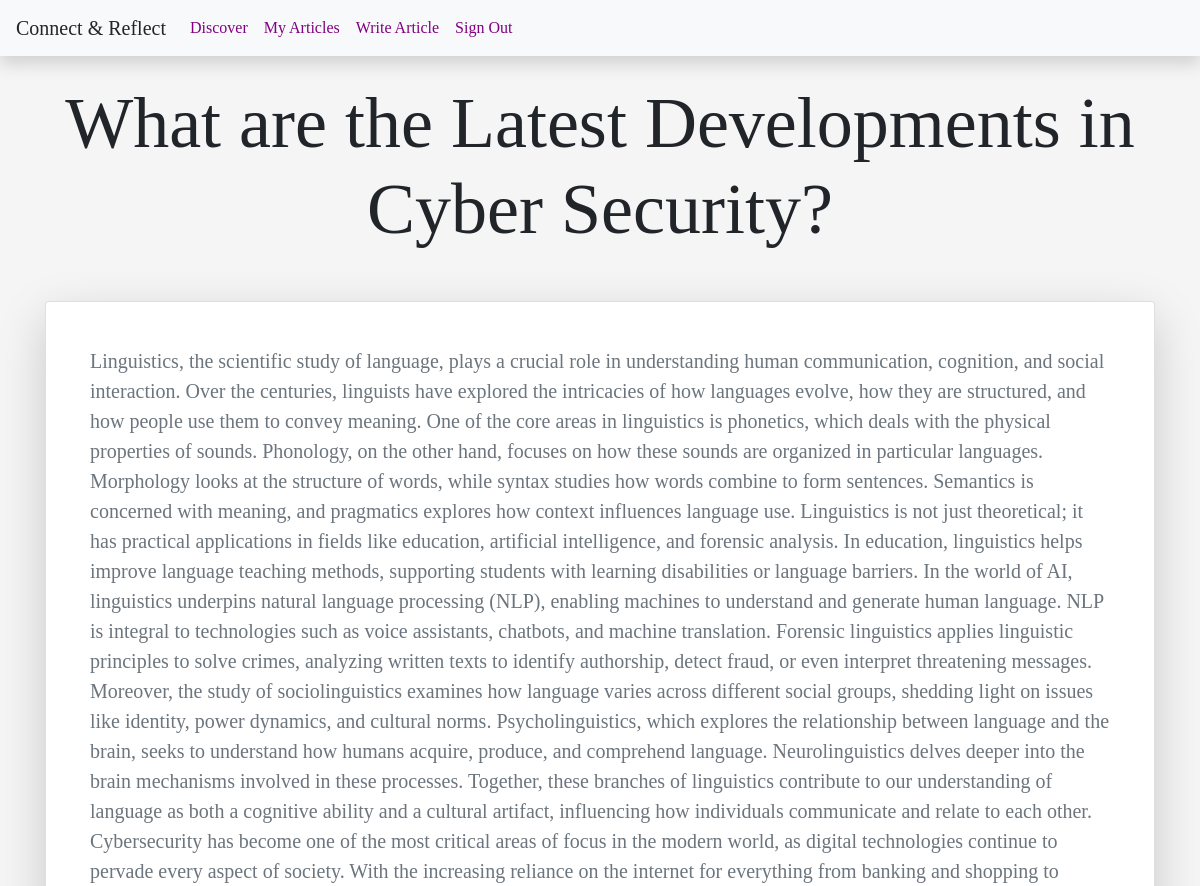
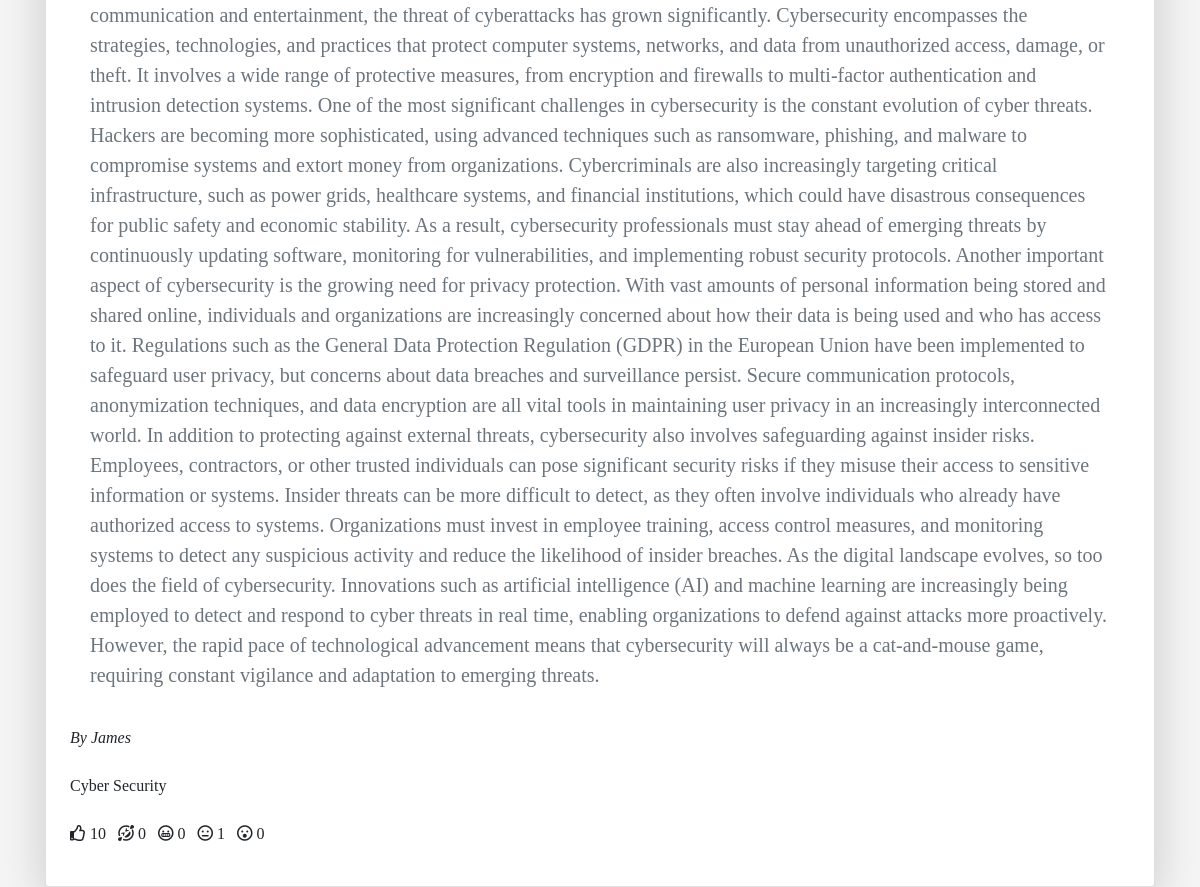
The page /view/3 (signed in) on the database its author committed (2 pictures, top to bottom).
### app/models.py (models this page shows, shortened)
class Article(db.Model):
    id = db.Column(db.Integer, primary_key=True)
    title = db.Column(db.String(300))
    content = db.Column(db.String(100000))
    likes = db.Column(db.Integer, default=0)
    laughs = db.Column(db.Integer, default=0)
    grimaces = db.Column(db.Integer, default=0)
    blanks = db.Column(db.Integer, default=0)
    surprises = db.Column(db.Integer, default=0)
    author_id = db.Column(db.Integer, db.ForeignKey('user.id'))
    category_id = db.Column(db.Integer, db.ForeignKey('category.id'))

class User(UserMixin, db.Model):
    id = db.Column(db.Integer, primary_key=True)
    username = db.Column(db.String(300), unique=True)
    password = db.Column(db.String(300))
    articles = db.relationship("Article", backref="user", lazy="dynamic")
    authenticated = False

class Category(db.Model):
    id = db.Column(db.Integer, primary_key=True)
    category = db.Column(db.String(300), unique=True)
    articles = db.relationship("Article", backref="category", lazy="dynamic")

### app/views.py (the view)
@app.route("/view/<int:id>")
@login_required
def view(id):
    article = Article.query.get(id)
    return render_template("view_article.html",
                           title = article.title,
                           article = article)

### app/views.py (called while the page is built)
@login_manager.user_loader
def load_user(user_id):
    return User.query.get(int(user_id))

### app/templates/view_article.html (shortened to what this page needs)
{% extends "logged_in_base.html" %}
{% block content %}
<h1 class="text-center my-4 display-3">{{ article.title }}</h1>
<div class="container mt-5">
    <div class="card shadow-lg p-4">
        <div class="card-body">
            <p class="lead text-muted">{{ article.content }}</p>
        </div>
        <i>By {{ article.user.username | capitalize }} </i>
        {{ article.category.category}}
        <p>
            {% include "reactions.html" %}
        </p>
    </div>
</div>
{% endblock %}

### app/templates/reactions.html (shortened to what this page needs)
<a class="react" id="{{article.id}}">
    <i class="far fa-thumbs-up"></i><span id="likes">&nbsp;{{ article.likes }}</span>
</a>
<a class="react" id="{{article.id}}">
    <i class="far fa-grin-squint-tears"></i><span id="laughs">&nbsp;{{ article.laughs }}</span>
</a>
<a class="react" id="{{article.id}}">
    <i class="far fa-grimace"></i><span id="grimaces">&nbsp;{{ article.grimaces }}</span>
</a>
<a class="react" id="{{article.id}}">
    <i class="far fa-meh"></i><span id="blanks">&nbsp;{{ article.blanks }}</span>
</a>
<a class="react" id="{{article.id}}">
    <i class="far fa-surprise"></i><span id="surprises">&nbsp;{{ article.surprises }}</span>
</a>

### app/static/styles.css (style rules this page uses)
h1 { font-weight: bold; margin-bottom: 20px; }
body { font-family: 'Lucida Sans'; background-color: whitesmoke; }
.card { background-color: white; }

### rows shown on the page
Article: title "What are the Latest Developments in Cyber Security?", content "Linguistics, the scientific study of language, plays a crucial role in understanding human communication, cognition, and social interaction. Over the centuries, linguists have explored the intricacies of how languages evolve, how they are structured, and how people use them to convey meaning. One of the core areas in linguistics is phonetics, which deals with the physical properties of sounds. Phonology, on the other hand, focuses on how these sounds are organized in particular languages. Morphology looks at the structure of words, while syntax studies how words combine to form sentences. Semantics is concerned with meaning, and pragmatics explores how context influences language use.…", likes "10", laughs "0", grimaces "0", blanks "1", surprises "0"
User: user.username "James"
Category: category.category "Cyber Security"
